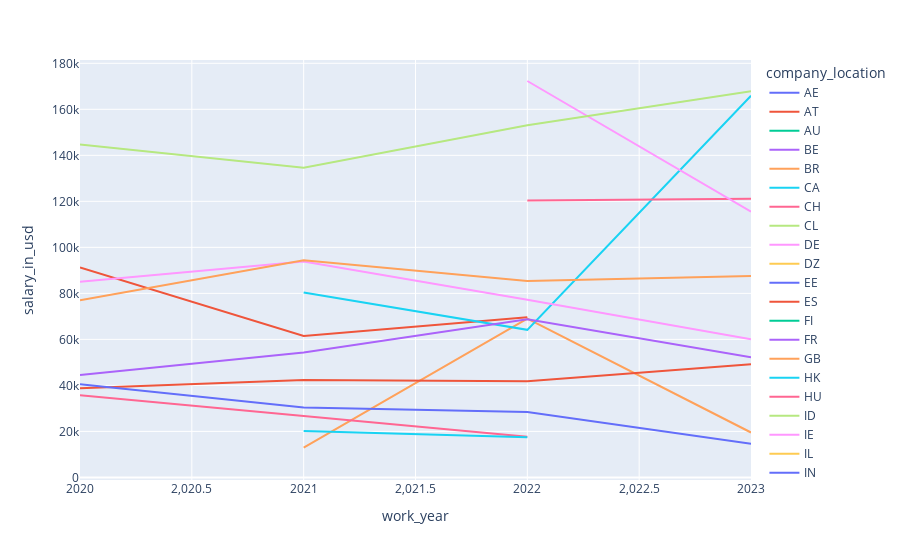

Notebook code cell kept with this figure:
### Code cell
px.line(df[df.job_title.str.contains('data scientist', case=False)].groupby(["company_location", "work_year"]).mean(numeric_only=True)["salary_in_usd"].reset_index(), color="company_location", x="work_year", y="salary_in_usd")

### Figure 1 — Plotly figure (JSON) as saved in the notebook; plotly's stock layout.template omitted (floating-point values rounded to 4 significant figures)
{"data": [{"hovertemplate": "company_location=AE<br>work_year=%{x}<br>salary_in_usd=%{y}<extra></extra>", "legendgroup": "AE", "line": {"color": "#636efa", "dash": "solid"}, "marker": {"symbol": "circle"}, "mode": "lines", "name": "AE", "orientation": "v", "showlegend": true, "x": [2020], "xaxis": "x", "y": [115000.0], "yaxis": "y", "type": "scatter"}, {"hovertemplate": "company_location=AT<br>work_year=%{x}<br>salary_in_usd=%{y}<extra></extra>", "legendgroup": "AT", "line": {"color": "#EF553B", "dash": "solid"}, "marker": {"symbol": "circle"}, "mode": "lines", "name": "AT", "orientation": "v", "showlegend": true, "x": [2020, 2021, 2022], "xaxis": "x", "y": [91240.0, 61470.0, 69650.0], "yaxis": "y", "type": "scatter"}, {"hovertemplate": "company_location=AU<br>work_year=%{x}<br>salary_in_usd=%{y}<extra></extra>", "legendgroup": "AU", "line": {"color": "#00cc96", "dash": "solid"}, "marker": {"symbol": "circle"}, "mode": "lines", "name": "AU", "orientation": "v", "showlegend": true, "x": [2022], "xaxis": "x", "y": [83170.0], "yaxis": "y", "type": "scatter"}, {"hovertemplate": "company_location=BE<br>work_year=%{x}<br>salary_in_usd=%{y}<extra></extra>", "legendgroup": "BE", "line": {"color": "#ab63fa", "dash": "solid"}, "marker": {"symbol": "circle"}, "mode": "lines", "name": "BE", "orientation": "v", "showlegend": true, "x": [2022], "xaxis": "x", "y": [68030.0], "yaxis": "y", "type": "scatter"}, {"hovertemplate": "company_location=BR<br>work_year=%{x}<br>salary_in_usd=%{y}<extra></extra>", "legendgroup": "BR", "line": {"color": "#FFA15A", "dash": "solid"}, "marker": {"symbol": "circle"}, "mode": "lines", "name": "BR", "orientation": "v", "showlegend": true, "x": [2021, 2022, 2023], "xaxis": "x", "y": [12900.0, 69000.0, 19520.0], "yaxis": "y", "type": "scatter"}, {"hovertemplate": "company_location=CA<br>work_year=%{x}<br>salary_in_usd=%{y}<extra></extra>", "legendgroup": "CA", "line": {"color": "#19d3f3", "dash": "solid"}, "marker": {"symbol": "circle"}, "mode": "lines", "name": "CA", "orientation": "v", "showlegend": true, "x": [2021, 2022, 2023], "xaxis": "x", "y": [80360.0, 64140.0, 165900.0], "yaxis": "y", "type": "scatter"}, {"hovertemplate": "company_location=CH<br>work_year=%{x}<br>salary_in_usd=%{y}<extra></extra>", "legendgroup": "CH", "line": {"color": "#FF6692", "dash": "solid"}, "marker": {"symbol": "circle"}, "mode": "lines", "name": "CH", "orientation": "v", "showlegend": true, "x": [2022, 2023], "xaxis": "x", "y": [120400.0, 121100.0], "yaxis": "y", "type": "scatter"}, {"hovertemplate": "company_location=CL<br>work_year=%{x}<br>salary_in_usd=%{y}<extra></extra>", "legendgroup": "CL", "line": {"color": "#B6E880", "dash": "solid"}, "marker": {"symbol": "circle"}, "mode": "lines", "name": "CL", "orientation": "v", "showlegend": true, "x": [2021], "xaxis": "x", "y": [40040.0], "yaxis": "y", "type": "scatter"}, {"hovertemplate": "company_location=DE<br>work_year=%{x}<br>salary_in_usd=%{y}<extra></extra>", "legendgroup": "DE", "line": {"color": "#FF97FF", "dash": "solid"}, "marker": {"symbol": "circle"}, "mode": "lines", "name": "DE", "orientation": "v", "showlegend": true, "x": [2020, 2021, 2022, 2023], "xaxis": "x", "y": [85020.0, 93880.0, 77240.0, 60090.0], "yaxis": "y", "type": "scatter"}, {"hovertemplate": "company_location=DZ<br>work_year=%{x}<br>salary_in_usd=%{y}<extra></extra>", "legendgroup": "DZ", "line": {"color": "#FECB52", "dash": "solid"}, "marker": {"symbol": "circle"}, "mode": "lines", "name": "DZ", "orientation": "v", "showlegend": true, "x": [2022], "xaxis": "x", "y": [100000.0], "yaxis": "y", "type": "scatter"}, {"hovertemplate": "company_location=EE<br>work_year=%{x}<br>salary_in_usd=%{y}<extra></extra>", "legendgroup": "EE", "line": {"color": "#636efa", "dash": "solid"}, "marker": {"symbol": "circle"}, "mode": "lines", "name": "EE", "orientation": "v", "showlegend": true, "x": [2023], "xaxis": "x", "y": [63310.0], "yaxis": "y", "type": "scatter"}, {"hovertemplate": "company_location=ES<br>work_year=%{x}<br>salary_in_usd=%{y}<extra></extra>", "legendgroup": "ES", "line": {"color": "#EF553B", "dash": "solid"}, "marker": {"symbol": "circle"}, "mode": "lines", "name": "ES", "orientation": "v", "showlegend": true, "x": [2020, 2021, 2022, 2023], "xaxis": "x", "y": [38780.0, 42320.0, 41820.0, 49170.0], "yaxis": "y", "type": "scatter"}, {"hovertemplate": "company_location=FI<br>work_year=%{x}<br>salary_in_usd=%{y}<extra></extra>", "legendgroup": "FI", "line": {"color": "#00cc96", "dash": "solid"}, "marker": {"symbol": "circle"}, "mode": "lines", "name": "FI", "orientation": "v", "showlegend": true, "x": [2023], "xaxis": "x", "y": [68320.0], "yaxis": "y", "type": "scatter"}, {"hovertemplate": "company_location=FR<br>work_year=%{x}<br>salary_in_usd=%{y}<extra></extra>", "legendgroup": "FR", "line": {"color": "#ab63fa", "dash": "solid"}, "marker": {"symbol": "circle"}, "mode": "lines", "name": "FR", "orientation": "v", "showlegend": true, "x": [2020, 2021, 2022, 2023], "xaxis": "x", "y": [44480.0, 54290.0, 68770.0, 52190.0], "yaxis": "y", "type": "scatter"}, {"hovertemplate": "company_location=GB<br>work_year=%{x}<br>salary_in_usd=%{y}<extra></extra>", "legendgroup": "GB", "line": {"color": "#FFA15A", "dash": "solid"}, "marker": {"symbol": "circle"}, "mode": "lines", "name": "GB", "orientation": "v", "showlegend": true, "x": [2020, 2021, 2022, 2023], "xaxis": "x", "y": [76960.0, 94400.0, 85330.0, 87520.0], "yaxis": "y", "type": "scatter"}, {"hovertemplate": "company_location=HK<br>work_year=%{x}<br>salary_in_usd=%{y}<extra></extra>", "legendgroup": "HK", "line": {"color": "#19d3f3", "dash": "solid"}, "marker": {"symbol": "circle"}, "mode": "lines", "name": "HK", "orientation": "v", "showlegend": true, "x": [2023], "xaxis": "x", "y": [65060.0], "yaxis": "y", "type": "scatter"}, {"hovertemplate": "company_location=HU<br>work_year=%{x}<br>salary_in_usd=%{y}<extra></extra>", "legendgroup": "HU", "line": {"color": "#FF6692", "dash": "solid"}, "marker": {"symbol": "circle"}, "mode": "lines", "name": "HU", "orientation": "v", "showlegend": true, "x": [2020, 2022], "xaxis": "x", "y": [35740.0, 17680.0], "yaxis": "y", "type": "scatter"}, {"hovertemplate": "company_location=ID<br>work_year=%{x}<br>salary_in_usd=%{y}<extra></extra>", "legendgroup": "ID", "line": {"color": "#B6E880", "dash": "solid"}, "marker": {"symbol": "circle"}, "mode": "lines", "name": "ID", "orientation": "v", "showlegend": true, "x": [2022], "xaxis": "x", "y": [53420.0], "yaxis": "y", "type": "scatter"}, {"hovertemplate": "company_location=IE<br>work_year=%{x}<br>salary_in_usd=%{y}<extra></extra>", "legendgroup": "IE", "line": {"color": "#FF97FF", "dash": "solid"}, "marker": {"symbol": "circle"}, "mode": "lines", "name": "IE", "orientation": "v", "showlegend": true, "x": [2022, 2023], "xaxis": "x", "y": [172300.0, 115500.0], "yaxis": "y", "type": "scatter"}, {"hovertemplate": "company_location=IL<br>work_year=%{x}<br>salary_in_usd=%{y}<extra></extra>", "legendgroup": "IL", "line": {"color": "#FECB52", "dash": "solid"}, "marker": {"symbol": "circle"}, "mode": "lines", "name": "IL", "orientation": "v", "showlegend": true, "x": [2021], "xaxis": "x", "y": [119100.0], "yaxis": "y", "type": "scatter"}, {"hovertemplate": "company_location=IN<br>work_year=%{x}<br>salary_in_usd=%{y}<extra></extra>", "legendgroup": "IN", "line": {"color": "#636efa", "dash": "solid"}, "marker": {"symbol": "circle"}, "mode": "lines", "name": "IN", "orientation": "v", "showlegend": true, "x": [2020, 2021, 2022, 2023], "xaxis": "x", "y": [40480.0, 30430.0, 28390.0, 14610.0], "yaxis": "y", "type": "scatter"}, {"hovertemplate": "company_location=IT<br>work_year=%{x}<br>salary_in_usd=%{y}<extra></extra>", "legendgroup": "IT", "line": {"color": "#EF553B", "dash": "solid"}, "marker": {"symbol": "circle"}, "mode": "lines", "name": "IT", "orientation": "v", "showlegend": true, "x": [2020], "xaxis": "x", "y": [21670.0], "yaxis": "y", "type": "scatter"}, {"hovertemplate": "company_location=KE<br>work_year=%{x}<br>salary_in_usd=%{y}<extra></extra>", "legendgroup": "KE", "line": {"color": "#00cc96", "dash": "solid"}, "marker": {"symbol": "circle"}, "mode": "lines", "name": "KE", "orientation": "v", "showlegend": true, "x": [2023], "xaxis": "x", "y": [80000.0], "yaxis": "y", "type": "scatter"}, {"hovertemplate": "company_location=LU<br>work_year=%{x}<br>salary_in_usd=%{y}<extra></extra>", "legendgroup": "LU", "line": {"color": "#ab63fa", "dash": "solid"}, "marker": {"symbol": "circle"}, "mode": "lines", "name": "LU", "orientation": "v", "showlegend": true, "x": [2020], "xaxis": "x", "y": [62730.0], "yaxis": "y", "type": "scatter"}, {"hovertemplate": "company_location=LV<br>work_year=%{x}<br>salary_in_usd=%{y}<extra></extra>", "legendgroup": "LV", "line": {"color": "#FFA15A", "dash": "solid"}, "marker": {"symbol": "circle"}, "mode": "lines", "name": "LV", "orientation": "v", "showlegend": true, "x": [2023], "xaxis": "x", "y": [57950.0], "yaxis": "y", "type": "scatter"}, {"hovertemplate": "company_location=MX<br>work_year=%{x}<br>salary_in_usd=%{y}<extra></extra>", "legendgroup": "MX", "line": {"color": "#19d3f3", "dash": "solid"}, "marker": {"symbol": "circle"}, "mode": "lines", "name": "MX", "orientation": "v", "showlegend": true, "x": [2022], "xaxis": "x", "y": [30000.0], "yaxis": "y", "type": "scatter"}, {"hovertemplate": "company_location=MY<br>work_year=%{x}<br>salary_in_usd=%{y}<extra></extra>", "legendgroup": "MY", "line": {"color": "#FF6692", "dash": "solid"}, "marker": {"symbol": "circle"}, "mode": "lines", "name": "MY", "orientation": "v", "showlegend": true, "x": [2022], "xaxis": "x", "y": [40000.0], "yaxis": "y", "type": "scatter"}, {"hovertemplate": "company_location=NG<br>work_year=%{x}<br>salary_in_usd=%{y}<extra></extra>", "legendgroup": "NG", "line": {"color": "#B6E880", "dash": "solid"}, "marker": {"symbol": "circle"}, "mode": "lines", "name": "NG", "orientation": "v", "showlegend": true, "x": [2021], "xaxis": "x", "y": [50000.0], "yaxis": "y", "type": "scatter"}, {"hovertemplate": "company_location=NL<br>work_year=%{x}<br>salary_in_usd=%{y}<extra></extra>", "legendgroup": "NL", "line": {"color": "#FF97FF", "dash": "solid"}, "marker": {"symbol": "circle"}, "mode": "lines", "name": "NL", "orientation": "v", "showlegend": true, "x": [2022], "xaxis": "x", "y": [83260.0], "yaxis": "y", "type": "scatter"}, {"hovertemplate": "company_location=PK<br>work_year=%{x}<br>salary_in_usd=%{y}<extra></extra>", "legendgroup": "PK", "line": {"color": "#FECB52", "dash": "solid"}, "marker": {"symbol": "circle"}, "mode": "lines", "name": "PK", "orientation": "v", "showlegend": true, "x": [2022], "xaxis": "x", "y": [40000.0], "yaxis": "y", "type": "scatter"}, {"hovertemplate": "company_location=PL<br>work_year=%{x}<br>salary_in_usd=%{y}<extra></extra>", "legendgroup": "PL", "line": {"color": "#636efa", "dash": "solid"}, "marker": {"symbol": "circle"}, "mode": "lines", "name": "PL", "orientation": "v", "showlegend": true, "x": [2022], "xaxis": "x", "y": [33610.0], "yaxis": "y", "type": "scatter"}, {"hovertemplate": "company_location=PT<br>work_year=%{x}<br>salary_in_usd=%{y}<extra></extra>", "legendgroup": "PT", "line": {"color": "#EF553B", "dash": "solid"}, "marker": {"symbol": "circle"}, "mode": "lines", "name": "PT", "orientation": "v", "showlegend": true, "x": [2022], "xaxis": "x", "y": [29940.0], "yaxis": "y", "type": "scatter"}, {"hovertemplate": "company_location=RO<br>work_year=%{x}<br>salary_in_usd=%{y}<extra></extra>", "legendgroup": "RO", "line": {"color": "#00cc96", "dash": "solid"}, "marker": {"symbol": "circle"}, "mode": "lines", "name": "RO", "orientation": "v", "showlegend": true, "x": [2023], "xaxis": "x", "y": [53650.0], "yaxis": "y", "type": "scatter"}, {"hovertemplate": "company_location=SG<br>work_year=%{x}<br>salary_in_usd=%{y}<extra></extra>", "legendgroup": "SG", "line": {"color": "#ab63fa", "dash": "solid"}, "marker": {"symbol": "circle"}, "mode": "lines", "name": "SG", "orientation": "v", "showlegend": true, "x": [2022], "xaxis": "x", "y": [8000.0], "yaxis": "y", "type": "scatter"}, {"hovertemplate": "company_location=TH<br>work_year=%{x}<br>salary_in_usd=%{y}<extra></extra>", "legendgroup": "TH", "line": {"color": "#FFA15A", "dash": "solid"}, "marker": {"symbol": "circle"}, "mode": "lines", "name": "TH", "orientation": "v", "showlegend": true, "x": [2023], "xaxis": "x", "y": [24740.0], "yaxis": "y", "type": "scatter"}, {"hovertemplate": "company_location=TR<br>work_year=%{x}<br>salary_in_usd=%{y}<extra></extra>", "legendgroup": "TR", "line": {"color": "#19d3f3", "dash": "solid"}, "marker": {"symbol": "circle"}, "mode": "lines", "name": "TR", "orientation": "v", "showlegend": true, "x": [2021, 2022], "xaxis": "x", "y": [20170.0, 17500.0], "yaxis": "y", "type": "scatter"}, {"hovertemplate": "company_location=UA<br>work_year=%{x}<br>salary_in_usd=%{y}<extra></extra>", "legendgroup": "UA", "line": {"color": "#FF6692", "dash": "solid"}, "marker": {"symbol": "circle"}, "mode": "lines", "name": "UA", "orientation": "v", "showlegend": true, "x": [2021], "xaxis": "x", "y": [13400.0], "yaxis": "y", "type": "scatter"}, {"hovertemplate": "company_location=US<br>work_year=%{x}<br>salary_in_usd=%{y}<extra></extra>", "legendgroup": "US", "line": {"color": "#B6E880", "dash": "solid"}, "marker": {"symbol": "circle"}, "mode": "lines", "name": "US", "orientation": "v", "showlegend": true, "x": [2020, 2021, 2022, 2023], "xaxis": "x", "y": [144700.0, 134600.0, 153100.0, 167900.0], "yaxis": "y", "type": "scatter"}], "layout": {"xaxis": {"anchor": "y", "domain": [0.0, 1.0], "title": {"text": "work_year"}}, "yaxis": {"anchor": "x", "domain": [0.0, 1.0], "title": {"text": "salary_in_usd"}}, "legend": {"title": {"text": "company_location"}, "tracegroupgap": 0}, "margin": {"t": 60}}}
